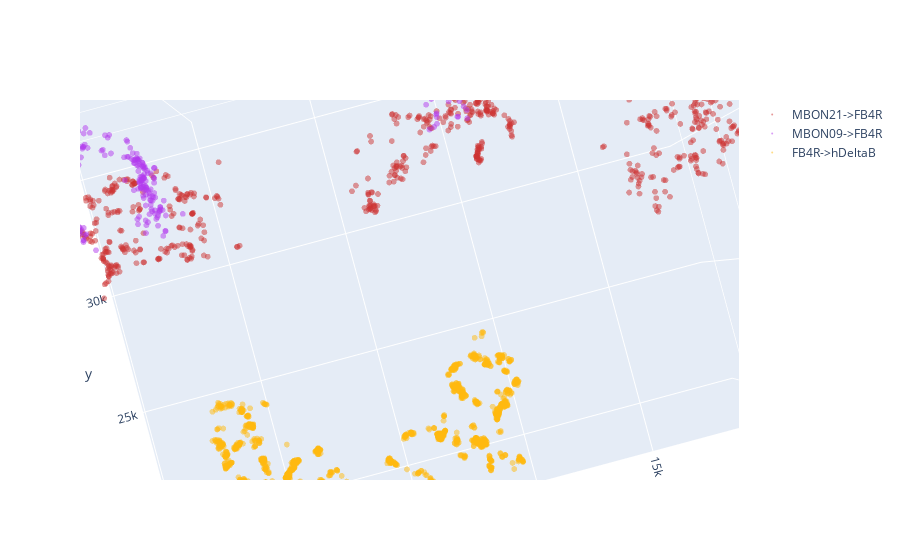

Source (notebook cell):
### Code cell
import plotly.express as px
import plotly.graph_objects as go
fig = go.Figure()
fig.add_trace(go.Scatter3d(
    x= mb_conns['x_post'],
    y= mb_conns['y_post'],
    z= mb_conns['z_post'],
    mode='markers',
    marker=dict(
        size=2,
        color='rgb(205,51,51)',                
        opacity=0.5
    ),
    name = 'MBON21->FB4R'
))
fig.add_trace(go.Scatter3d(
    x= mb2_conns['x_post'],
    y= mb2_conns['y_post'],
    z= mb2_conns['z_post'],
    mode='markers',
    marker=dict(
        size=2,
        color='rgb(178,58,238)',                
        opacity=0.5
    ),
    name = 'MBON09->FB4R'
))
fig.add_trace(go.Scatter3d(
    x= mb3_conns['x_post'],
    y= mb3_conns['y_post'],
    z= mb3_conns['z_post'],
    mode='markers',
    marker=dict(
        size=2,
        color='rgb(255,185,15)',                
        opacity=0.5
    ),
    name = 'FB4R->hDeltaB'
))

### Figure 1 — Plotly figure (JSON) as saved in the notebook; plotly's stock layout.template omitted (floating-point values rounded to 4 significant figures; data arrays with more than 128 entries replaced by an {"elided": "..."} marker saying what was removed)
{"data": [{"marker": {"color": "rgb(205,51,51)", "opacity": 0.5, "size": 2}, "mode": "markers", "name": "MBON21->FB4R", "type": "scatter3d", "x": {"elided": "1017 int values"}, "y": {"elided": "1017 int values"}, "z": {"elided": "1017 int values"}}, {"marker": {"color": "rgb(178,58,238)", "opacity": 0.5, "size": 2}, "mode": "markers", "name": "MBON09->FB4R", "type": "scatter3d", "x": {"elided": "347 int values"}, "y": {"elided": "347 int values"}, "z": {"elided": "347 int values"}}, {"marker": {"color": "rgb(255,185,15)", "opacity": 0.5, "size": 2}, "mode": "markers", "name": "FB4R->hDeltaB", "type": "scatter3d", "x": {"elided": "2378 int values"}, "y": {"elided": "2378 int values"}, "z": {"elided": "2378 int values"}}], "layout": {"autosize": true, "scene": {"aspectmode": "auto", "aspectratio": {"x": 1.5, "y": 1.136, "z": 0.587}, "camera": {"center": {"x": 0, "y": 0, "z": 0}, "eye": {"x": -1.428e-17, "y": 5.305e-17, "z": -0.8971}, "projection": {"type": "perspective"}, "up": {"x": 0, "y": 0, "z": 1}}}}}
